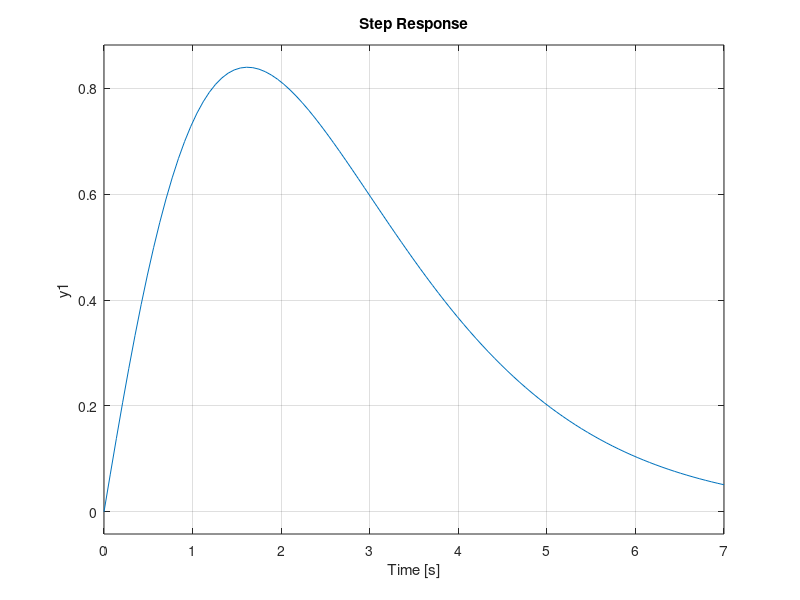

Reproduce this figure in MATLAB.
s = tf('s')
P = 1/(s-1)
N = 1/(s+1)
M = (s-1)/(s+1)
X = 4/(s+1)
Y = (s+3)/(s+1)
Q = (s+3)/(s+1)
% tf(ss (N*X + M*Y, 'min'))  
C = tf(ss((X + M*Q)/(Y - N*Q), 'min'))
aux = tf(ss(1 + P*C, 'min'));
roots(aux.num{1});
P1 = feedback(P*C, 1)
step(P1)
T2 = feedback(P, C)
step(T2)